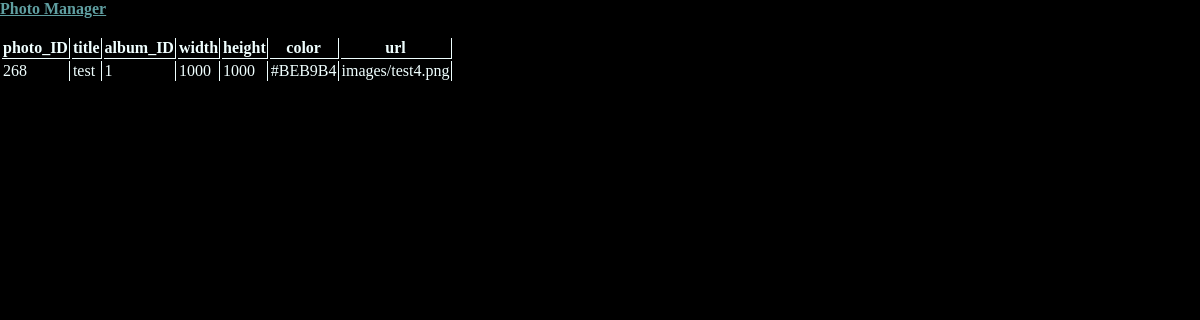
The app's page /photo-manager/options/read with its own data.
### photo_manager/models.py (models this page shows)
class Photo(models.Model):
    photo_ID = models.AutoField(primary_key=True)
    title = models.CharField(max_length=200)
    album_ID = models.IntegerField()
    width = models.IntegerField()
    height = models.IntegerField()
    color = models.CharField(max_length=100)
    url = models.ImageField(upload_to='images')

### photo_manager/views.py (the view)
# urls.py: path('photo-manager/options/read', views.read, name='option-read'),
def read(request):
    photos = Photo.objects.all()
    field_names = [f.name for f in Photo._meta.get_fields()]
    context = {'photos': photos, 'field_names': field_names}
    return render(request, 'photo_manager/options/read.html', context)

### photo_manager/templates/photo_manager/options/read.html
{% extends 'photo_manager/base/base.html' %}
{% block body %}
<br>
<div>
    <table class="photo_table">
        <tr>
            {% for field in field_names %}
            <th>{{ field }}</th>
            {% endfor %}
        </tr>
        {% for photo in photos %}
        <tr>
            <td>{{ photo.photo_ID}} </td>
            <td>{{ photo.title }} </td>
            <td>{{ photo.album_ID }} </td>
            <td>{{ photo.width }} </td>
            <td>{{ photo.height }} </td>
            <td>{{ photo.color }} </td>
            <td>{{ photo.url }} </td>
        </tr>
        {% empty %}
        <p>Sorry, no images found in the database. Please <a href="{% url 'option-create' %}">add manually</a> or <a
                href="{% url 'option-initialize-database' %}">initalize the database</a>.</p>
        </p>
        {% endfor %}
    </table>
</div>
{% endblock %}

### photo_manager/static/photo_manager/styles/base.css (style rules this page uses)
:root { --global-font: Calibri; --global-primary-color: cadetblue; --global-secondary-color: skyblue; --global-tertiary-color: azure; }
body { font-family: var(--global-font); color: var(--global-tertiary-color); margin: 0; background-color: black; }
.photo_table td { border-right: 1px solid var(--global-tertiary-color); }
.photo_table th { border-right: 1px solid var(--global-tertiary-color); border-bottom: 1px solid var(--global-tertiary-color); }

### records on screen
Photo: photo_ID "268", title "test", album_ID "1", width "1000", height "1000", color "#BEB9B4", url "images/test4.png"

### other values on screen
{{ field }} "photo_ID" "title" "album_ID" "width" "height" "color" "url"
